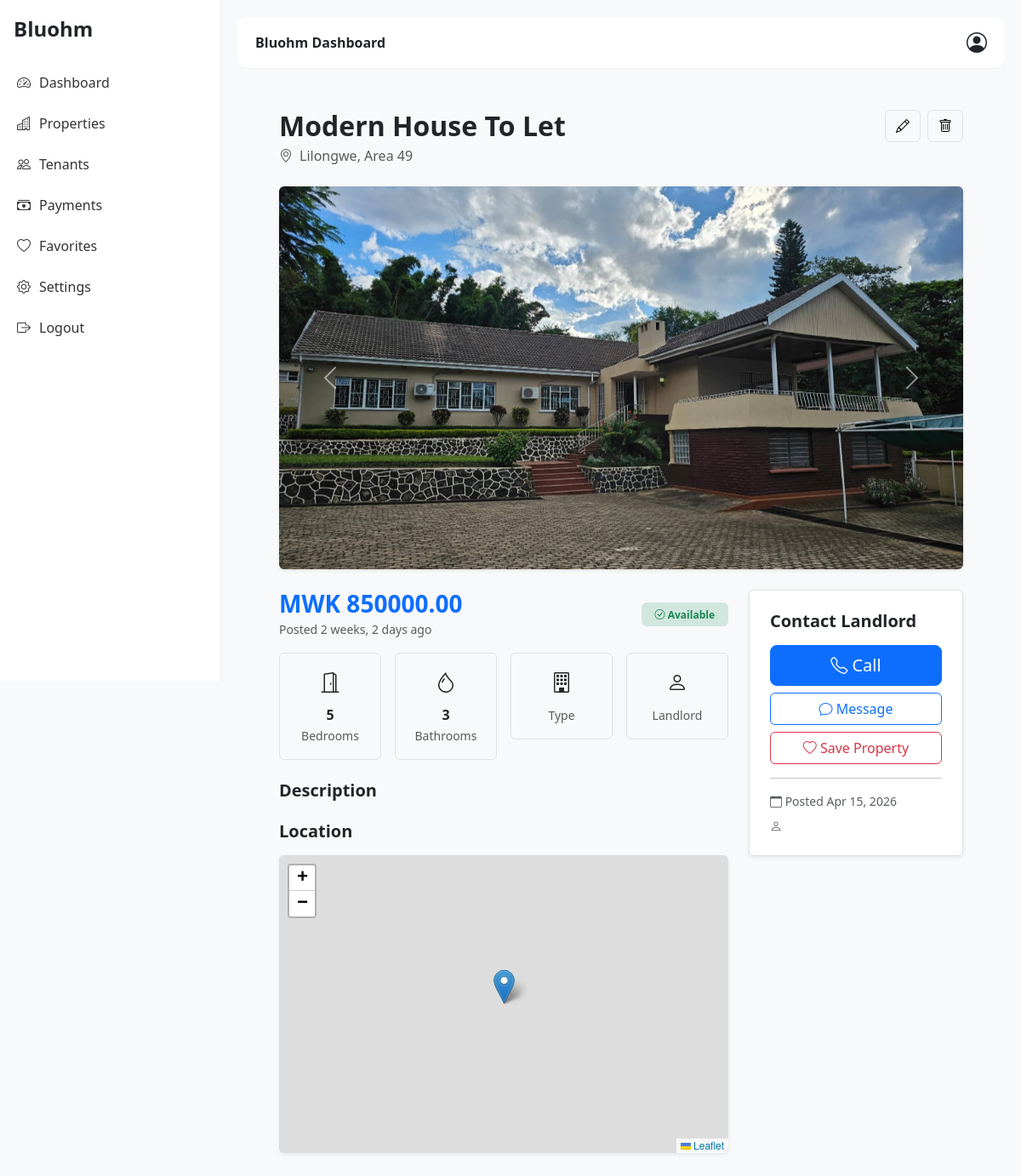
The app's page /properties/property/12/ with its own data.
### properties/models.py (models this page shows, shortened)
class Property(models.Model):
    owner = models.ForeignKey(User, on_delete=models.CASCADE)
    title = models.CharField(max_length=255)
    price = models.DecimalField(max_digits=10, decimal_places=2)
    bedrooms = models.IntegerField(default=0)
    bathrooms = models.IntegerField(default=0)
    location = models.CharField(max_length=255)
    latitude = models.FloatField(null=True, blank=True)
    longitude = models.FloatField(null=True, blank=True)
    landmarks = models.TextField(blank=True, null=True)
    listing_type = models.CharField(
        max_length=10,
        choices=LISTING_TYPE,
        default='rent'
    )
    property_category = models.CharField(
        max_length=20,
        choices=PROPERTY_CATEGORY,
        default='house'
    )
    is_available = models.BooleanField(default=True)
    created_at = models.DateTimeField(auto_now_add=True)

class PropertyImage(models.Model):
    property = models.ForeignKey(
        Property,
        related_name="images",
        on_delete=models.CASCADE
    )
    image = models.ImageField(upload_to="properties/")

### properties/views.py (the view)
# urls.py: path('property/<int:property_id>/', views.property_detail, name='property_detail'),
def property_detail(request, property_id):
    property = get_object_or_404(Property, id=property_id)
    images = property.images.all()  # Assuming a related model for multiple images
    context = {
        'property': property,
        'images': images,
    }
    return render(request, 'properties/property_detail.html', context)

### templates/properties/property_detail.html (shortened to what this page needs)
{% extends "base.html" %}
{% block content %}
<div class="container-fluid px-lg-5 py-4">
<div class="d-flex justify-content-between align-items-start mb-4 flex-wrap gap-3">
<div>
<h2 class="fw-bold mb-1">{{ property.title }}</h2>
<div class="text-muted d-flex align-items-center gap-2">
<i class="bi bi-geo-alt"></i>
<span>{{ property.location }}</span>
</div>
</div>
<div class="d-flex gap-2">
<a href="{% url 'properties:edit_property' property.id %}"
class="btn btn-light border">
<i class="bi bi-pencil"></i>
</a>
<a href="{% url 'properties:delete_property' property.id %}"
class="btn btn-light border">
<i class="bi bi-trash"></i>
</a>
</div>
</div>
{% if property.images.all %}
<div id="propertyCarousel"
class="carousel slide mb-4 rounded overflow-hidden shadow-sm"
data-bs-ride="carousel">
<div class="carousel-inner">
{% for image in property.images.all %}
<div class="carousel-item {% if forloop.first %}active{% endif %}">
<img src="{{ image.image.url }}"
class="w-100"
style="height:450px; object-fit:cover;">
</div>
{% endfor %}
</div>
<button class="carousel-control-prev"
type="button"
data-bs-target="#propertyCarousel"
data-bs-slide="prev">
<span class="carousel-control-prev-icon"></span>
</button>
<button class="carousel-control-next"
type="button"
data-bs-target="#propertyCarousel"
data-bs-slide="next">
<span class="carousel-control-next-icon"></span>
</button>
</div>
{% endif %}
<div class="row g-4">
<div class="col-lg-8">
<div class="d-flex justify-content-between align-items-center mb-3">
<div>
<h3 class="fw-bold text-primary mb-0">
MWK {{ property.price }}
</h3>
<small class="text-muted">
Posted {{ property.created_at|timesince }} ago
</small>
</div>
<div>
{% if property.is_available %}
<span class="badge bg-success-subtle text-success px-3 py-2">
<i class="bi bi-check-circle"></i>
Available
</span>
{% else %}
<span class="badge bg-danger-subtle text-danger px-3 py-2">
<i class="bi bi-x-circle"></i>
Occupied
</span>
{% endif %}
</div>
</div>
<div class="row g-3 mb-4">
<div class="col-6 col-md-3">
<div class="p-3 border rounded text-center">
<i class="bi bi-door-open fs-4"></i>
<div class="fw-semibold mt-2">
{{ property.bedrooms }}
</div>
<small class="text-muted">Bedrooms</small>
</div>
</div>
<div class="col-6 col-md-3">
<div class="p-3 border rounded text-center">
<i class="bi bi-droplet fs-4"></i>
<div class="fw-semibold mt-2">
{{ property.bathrooms }}
</div>
<small class="text-muted">Bathrooms</small>
</div>
</div>
<div class="col-6 col-md-3">
<div class="p-3 border rounded text-center">
<i class="bi bi-building fs-4"></i>
<small class="text-muted">Type</small>
</div>
</div>
<div class="col-6 col-md-3">
<div class="p-3 border rounded text-center">
<i class="bi bi-person fs-4"></i>
<small class="text-muted">Landlord</small>
</div>
</div>
</div>
<div class="mb-4">
<h5 class="fw-bold mb-2">
Description
</h5>
</div>
{% if property.latitude and property.longitude %}
<div class="mb-4">
<h5 class="fw-bold mb-3">
Location
</h5>
<div id="map"
class="rounded shadow-sm"
style="height:350px;"></div>
</div>
{% endif %}
</div>
<div class="col-lg-4">
<div class="contact-card border rounded p-4 bg-white shadow-sm">
<h5 class="fw-bold mb-3">
Contact Landlord
</h5>
<div class="d-grid gap-2">
<button class="btn btn-primary btn-lg">
<i class="bi bi-telephone"></i>
Call
</button>
<button class="btn btn-outline-primary">
<i class="bi bi-chat"></i>
Message
</button>
<button class="btn btn-outline-danger">
<i class="bi bi-heart"></i>
Save Property
</button>
</div>
<hr>
<div class="text-muted small">
<div class="mb-2">
<i class="bi bi-calendar"></i>
Posted {{ property.created_at|date:"M d, Y" }}
</div>
<div>
<i class="bi bi-person"></i>
</div>
</div>
</div>
</div>
</div>
</div>
{% endblock %}

### templates/base.html (style rules this page uses)
body { background: #f8f9fa; font-family: system-ui, -apple-system, sans-serif; }

### templates/properties/property_detail.html (style rules this page uses)
@media (min-width: 992px) { .contact-card { position: sticky; top: 90px; } }

### records on screen
Property: title "Modern House To Let", location "Lilongwe, Area 49", price "850000.00", created_at "2 weeks, 2 days", bedrooms "5", bathrooms "3", created_at "Apr 15, 2026"
PropertyImage: image (picture)
